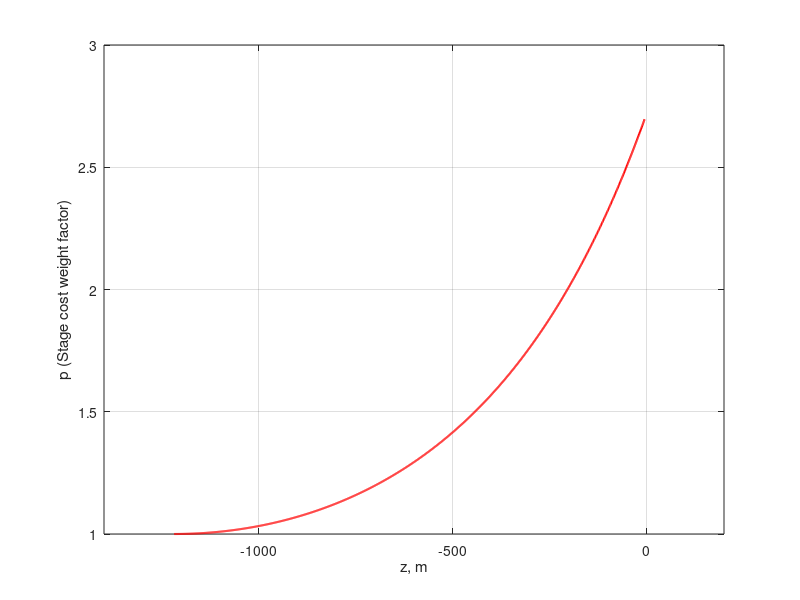

MATLAB code for this plot: (Note: this script raises an error after producing the figure.)

clear

z0 = -1219;
z  = -1219:-5;
p  = exp(((z-z0)/z0).^2);

figure
plot(z,p,'-r','LineWidth',1.5)
grid on
xlim([-1400 200])
ylabel('p (Stage cost weight factor)')
xlabel('z, m')
xline(-1219,'-b',{'Cruise altitude'})
xline(-5,'-b',{'Terminal altitude'})
